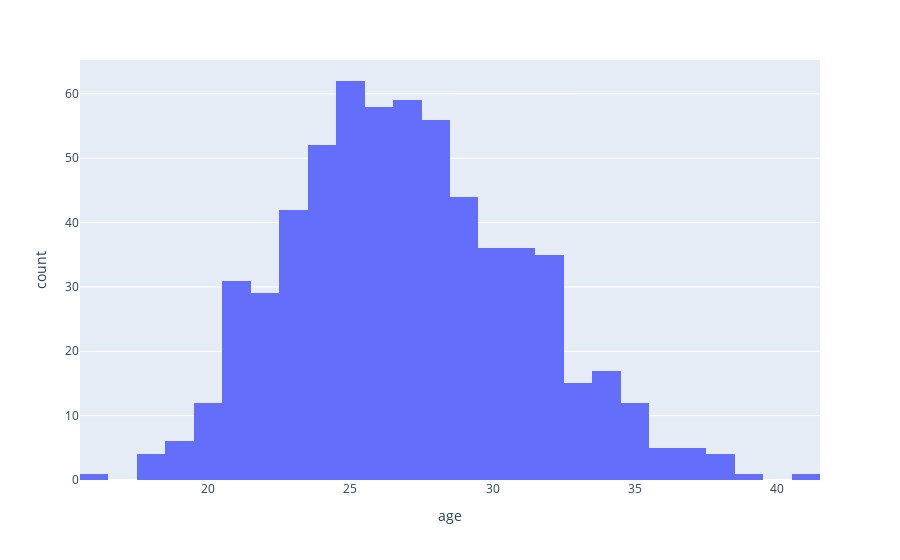

Write notebook code for a chart like this one.
### Code cell
fig = px.histogram(player_data, x="age")  # crear un histograma
fig.show()  # crear gráfico de dispersión

### Figure 1 — Plotly figure (JSON) as saved in the notebook; plotly's stock layout.template omitted (floating-point values rounded to 4 significant figures; data arrays with more than 128 entries replaced by an {"elided": "..."} marker saying what was removed)
{"data": [{"bingroup": "x", "hovertemplate": "age=%{x}<br>count=%{y}<extra></extra>", "legendgroup": "", "marker": {"color": "#636efa", "pattern": {"shape": ""}}, "name": "", "orientation": "v", "showlegend": false, "type": "histogram", "x": {"elided": "623 int values"}, "xaxis": "x", "yaxis": "y"}], "layout": {"barmode": "relative", "legend": {"tracegroupgap": 0}, "margin": {"t": 60}, "xaxis": {"anchor": "y", "domain": [0, 1], "title": {"text": "age"}}, "yaxis": {"anchor": "x", "domain": [0, 1], "title": {"text": "count"}}}}
